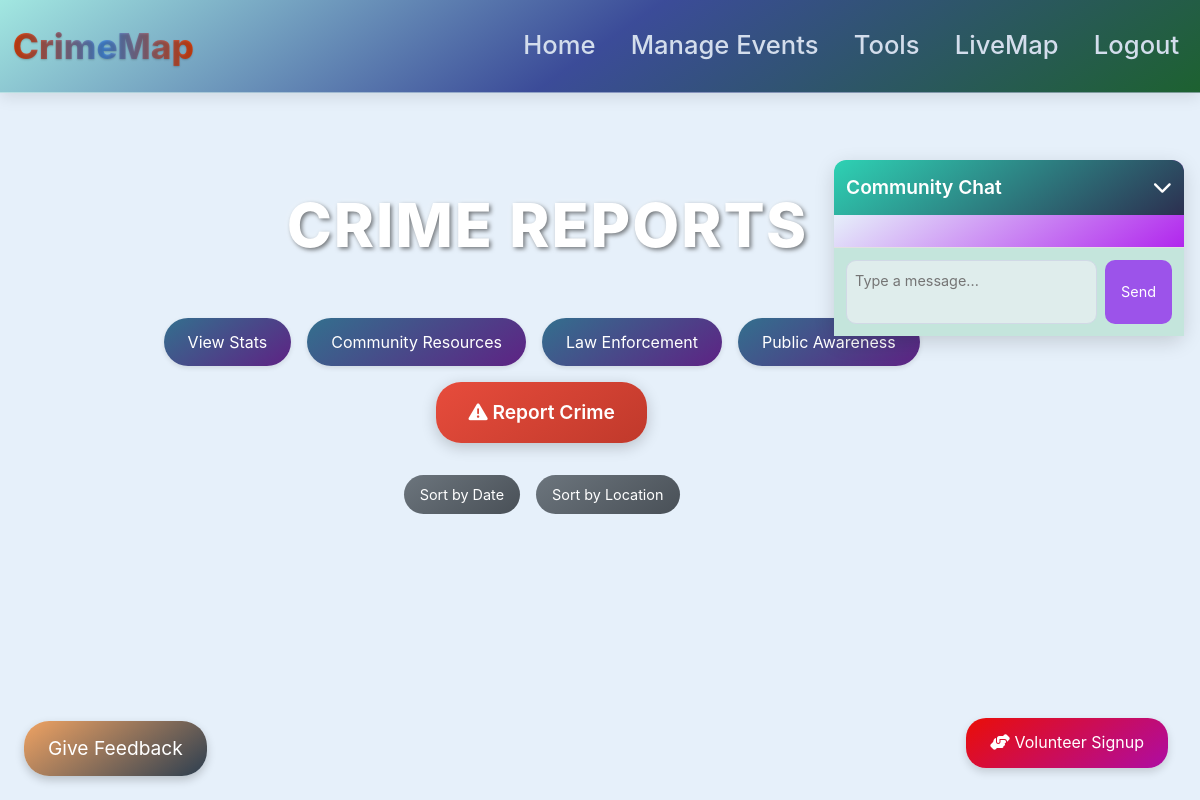
Page / (signed in) on the earlier database version.
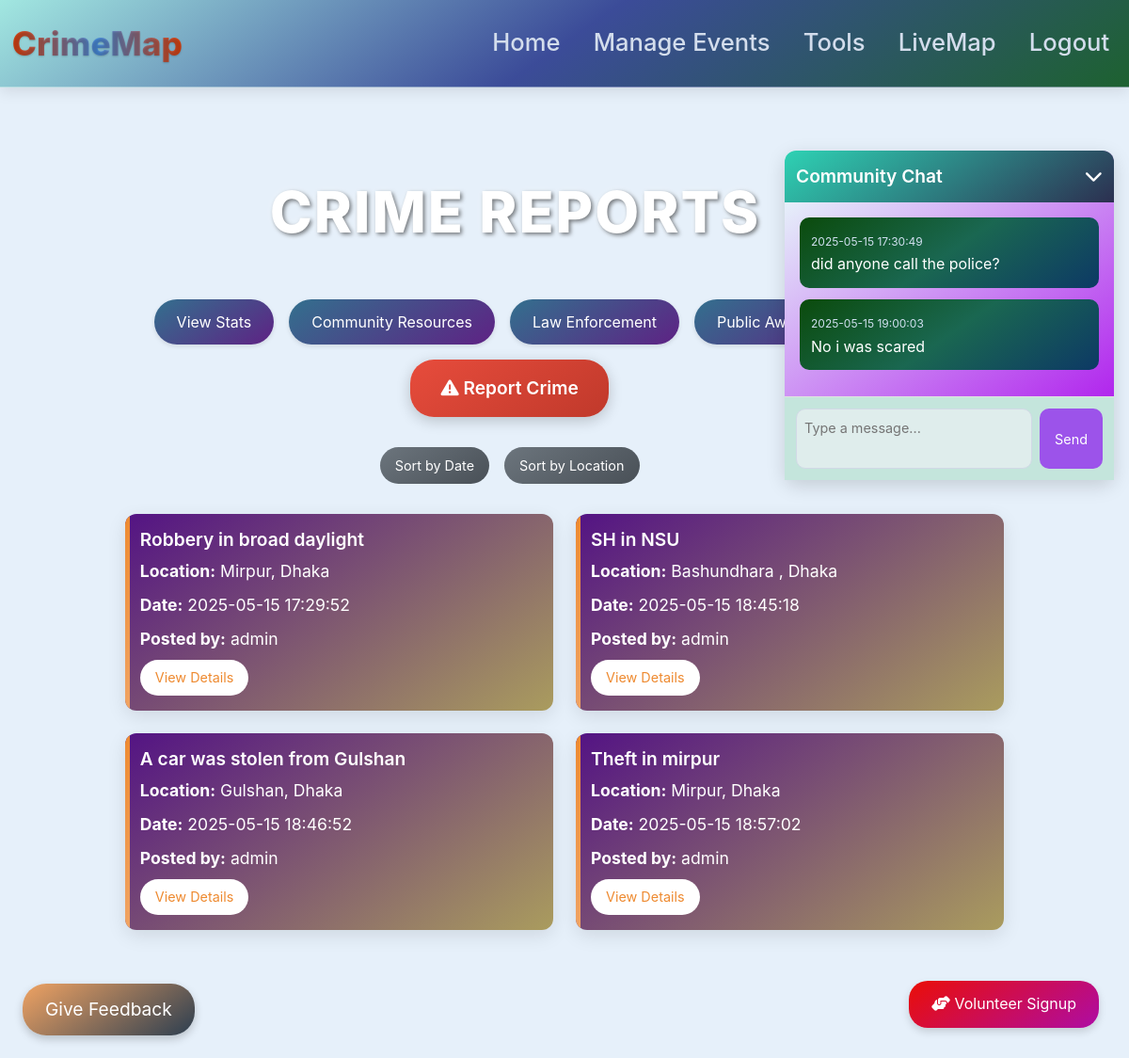
Same page on the later database version.
### website/models.py (models this page shows)
class Crime(db.Model):
    __tablename__ = 'crime'
    __table_args__ = {'extend_existing': True}
    id = db.Column(db.Integer, primary_key=True)
    title = db.Column(db.String(100))
    location = db.Column(db.String(100))
    data = db.Column(db.String(10000))
    date = db.Column(db.DateTime(timezone=True), default=func.now())
    user_id = db.Column(db.Integer, db.ForeignKey('user.id'))

class User(db.Model, UserMixin):
    id = db.Column(db.Integer, primary_key=True)
    email = db.Column(db.String(150), unique=True)
    password = db.Column(db.String(150))
    first_name = db.Column(db.String(150))
    crimes = db.relationship('Crime', backref='user', lazy=True)

class Chat(db.Model):
    __tablename__ = 'chat'
    id = db.Column(db.Integer, primary_key=True)
    user_id = db.Column(db.Integer, db.ForeignKey('user.id'))
    text = db.Column(db.String(1500))
    timestamp = db.Column(db.DateTime(timezone=True), default=func.now())

### website/views.py (the view)
@views.route('/', methods=['GET', 'POST'])
@login_required
def home():
    chats = Chat.query.all()
    crimes = Crime.query.all()
    categories = Category.query.all()
    for crime in crimes:
        crime.user = User.query.get(crime.user_id)
        if crime.location and crime.location not in crime_locations:
            crime_locations.append(crime.location)
    return render_template("home.html",
                          user=current_user,
                          crimes=crimes,
                          categories=categories,
                          chats=chats)

### website/__init__.py (called while the page is built)
def create_app():
    app = Flask(__name__)
    app.config['SECRET_KEY'] = 'hjshjhdjah kjshkjdhjs'
    app.config['SQLALCHEMY_DATABASE_URI'] = f'sqlite:///{DB_NAME}'
    db.init_app(app)
    from .views import views
    from .auth import auth
    from .feedbacks import feedbacks
    app.register_blueprint(views, url_prefix='/')
    app.register_blueprint(auth, url_prefix='/')
    app.register_blueprint(feedbacks, url_prefix='/feedbacks')
    from .models import User
    with app.app_context():
        db.create_all()
    login_manager = LoginManager()
    login_manager.login_view = 'auth.login'
    login_manager.init_app(app)
    @login_manager.user_loader
    def load_user(id):
        return User.query.get(int(id))
    return app

### website/views.py (called while the page is built)
@views.context_processor
def inject_upcoming_events():
    upcoming_events = Event.query.filter(Event.date > datetime.now()).count()
    return {'upcoming_events': upcoming_events}

### website/templates/home.html (shortened to what this page needs)
{% extends "base.html" %}
{% block content %}
<h1 class="main-title">Crime Reports</h1>
<div class="button-container">
    <a href="{{ url_for('views.stats') }}" class="btn btn-info" data-toggle="tooltip" title="View crime statistics">View Stats</a>
    <a href="{{ url_for('views.community_resources') }}" class="btn btn-info" data-performance="tooltip" title="Access community support">Community Resources</a>
    <a href="{{ url_for('views.law_enforcement') }}" class="btn btn-info" data-toggle="tooltip" title="Connect with law enforcement">Law Enforcement</a>
    <a href="{{ url_for('views.public_awareness') }}" class="btn btn-info" data-toggle="tooltip" title="Learn about safety">Public Awareness</a>
    <a href="{{ url_for('views.report_crime') }}" class="btn btn-info" style="background: linear-gradient(145deg, #e74c3c, #c0392b); font-size: 1.2rem; padding: 1rem 2rem; font-weight: 600; box-shadow: 0 4px 15px rgba(0, 0, 0, 0.2);" data-toggle="tooltip" title="Report a new crime">
        <i class="fas fa-exclamation-triangle"></i> Report Crime
    </a>
</div>
<div style="position: fixed; bottom: 10px; left: 10px;">
    <a href="/feedbacks" class="feedback-button">Give Feedback</a>
</div>
<div class="filter-container">
    <button class="filter-btn" onclick="filterCrimes('date')" data-toggle="tooltip" title="Sort crimes by date">Sort by Date</button>
    <button class="filter-btn" onclick="filterCrimes('location')" data-toggle="tooltip" title="Sort crimes by location">Sort by Location</button>
</div>
<div class="crime-grid" id="crimeContainer">
    {% for crime in crimes %}
    <div class="crime-card">
        <h3>{{ crime.title }}</h3>
        <p class="crime-location"><strong>Location:</strong> {{ crime.location }}</p>
        <p class="crime-date"><strong>Date:</strong> {{ crime.date.strftime('%Y-%m-%d %H:%M:%S') }}</p>
        <p><strong>Posted by:</strong> {{ crime.user.first_name }}</p>
        <button class="btn" onclick="openModal('{{ crime.id }}', '{{ crime.title | replace('\'', '\\\'') }}', '{{ crime.location | replace('\'', '\\\'') }}', '{{ crime.data | replace('\'', '\\\'') }}', '{{ crime.date.strftime('%Y-%m-%d %H:%M:%S') }}', '{{ crime.user.first_name | replace('\'', '\\\'') }}')">View Details</button>
    </div>
    {% endfor %}
</div>
<div class="chat-container" id="chatContainer">
    <div class="chat-header" onclick="toggleChat()">
        <span>Community Chat</span>
        <i class="fas fa-chevron-down" id="chatToggleIcon"></i>
    </div>
    <div class="chat-messages" id="chatMessages">
        {% for chat in chats %}
        <div class="chat-message" data-chat-id="{{ chat.id }}">
            <small>{{ chat.timestamp.strftime('%Y-%m-%d %H:%M:%S') }}</small>
            <div>{{ chat.text }}</div>
        </div>
        {% endfor %}
    </div>
    <div class="chat-input">
        <form id="chatForm">
            <textarea name="text" required placeholder="Type a message..." aria-label="Chat message input"></textarea>
            <button type="submit" data-toggle="tooltip" title="Send message">Send</button>
        </form>
    </div>
</div>
<a href="/volunteer_signup" class="volunteer-button" data-toggle="tooltip" title="Sign up to be a volunteer">
    <i class="fas fa-hands-helping"></i> Volunteer Signup
</a>
{% endblock %}

### website/templates/base.html (shortened to what this page needs)
<!DOCTYPE html>
<html lang="en">
  <head>
    <link
      rel="stylesheet"
      href="https://cdn.jsdelivr.net/npm/bootstrap@4.4.1/dist/css/bootstrap.min.css"
    />
  </head>
  <body>
    <nav class="navbar navbar-expand-lg">
      <a class="navbar-brand" href="/" data-toggle="tooltip" title="CrimeMap Homepage">CrimeMap</a>
      <div class="collapse navbar-collapse" id="navbar">
        <ul class="navbar-nav ml-auto">
          {% if current_user.is_authenticated %}
            <li class="nav-item">
              <a class="nav-link" id="home" href="/" data-toggle="tooltip" title="Go to homepage">Home</a>
            </li>
            {% if user.id == 1 %}
            <li class="nav-item">
              <a class="nav-link" href="{{ url_for('views.manage_events') }}">Manage Events</a>
            </li>
            {% endif %}
            {% if user.id == 1 %}
            <li class="nav-item">
              <a class="nav-link" id="admin-tools" href="/admin-tools" data-toggle="tooltip" title="Access admin tools">Tools</a>
            </li>
            {% endif %}
            <li class="nav-item">
              <a class="nav-link" id="live-map" href="{{ url_for('views.live_map') }}" data-toggle="tooltip" title="View live crime map">LiveMap</a>
            </li>
            <li class="nav-item">
              <a class="nav-link" id="logout" href="/logout" data-toggle="tooltip" title="Sign out">Logout</a>
            </li>
          {% endif %}
        </ul>
      </div>
    </nav>
    <div class="container">{% block content %} {% endblock %}</div>
  </body>
</html>

### website/templates/base.html (style rules this page uses)
body { background-color: #e6f0fa; color: #2c3e50; font-family: -apple-system, BlinkMacSystemFont, "Segoe UI", Roboto, sans-serif; line-height: 1.6; }
.navbar { background: linear-gradient(145deg, rgba(158, 230, 223, 0.95), rgba(50, 66, 147, 0.95),rgba(18, 89, 37, 0.95)); box-shadow: 0 4px 15px rgba(0, 0, 0, 0.1); padding: .8rem; border-bottom: 1px solid rgba(209, 217, 230, 0.5); }
.navbar-brand { background: linear-gradient(90deg, #e5440e, #4a90e2,#e5440e); -webkit-background-clip: text; -webkit-text-fill-color: transparent; font-weight: 780; font-size: 2.2rem; text-shadow: 0 1px 2px rgba(0, 0, 0, 0.2); transition: opacity 0.3s ease; position: relative; }
.navbar-brand::after { content: ''; width: 0; height: 2px; background: #4a90e2; position: absolute; bottom: -2px; left: 0; transition: width 0.3s ease; }
.nav-link { color: #d3ddec !important; font-size: 1.6rem; font-weight: 500; padding: 0.5rem 1rem; margin-left: 1.2rem; position: relative; transition: color 0.3s ease; }
.nav-link::after { content: ''; width: 0; height: 2px; background: #4a90e2; position: absolute; bottom: 0; left: 50%; transform: translateX(-50%); transition: width 0.3s ease; }
.container { max-width: 1200px; padding: 2.5rem 1rem; }

Differences in the rows shown:
added Crime: title "Robbery in broad daylight", location "Mirpur, Dhaka", date "2025-05-15 17:29:52", user.first_name "admin"
added Crime: title "SH in NSU", location "Bashundhara , Dhaka", date "2025-05-15 18:45:18", user.first_name "admin"
added Crime: title "A car was stolen from Gulshan", location "Gulshan, Dhaka", date "2025-05-15 18:46:52", user.first_name "admin"
added Crime: title "Theft in mirpur", location "Mirpur, Dhaka", date "2025-05-15 18:57:02", user.first_name "admin"
added Chat: timestamp "2025-05-15 17:30:49", text "did anyone call the police?"
added Chat: timestamp "2025-05-15 19:00:03", text "No i was scared"
